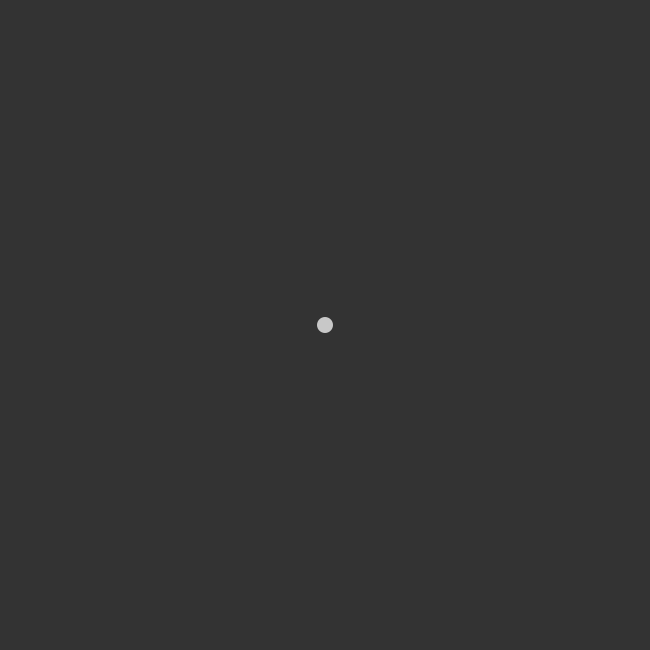
Frame 1 (no input)
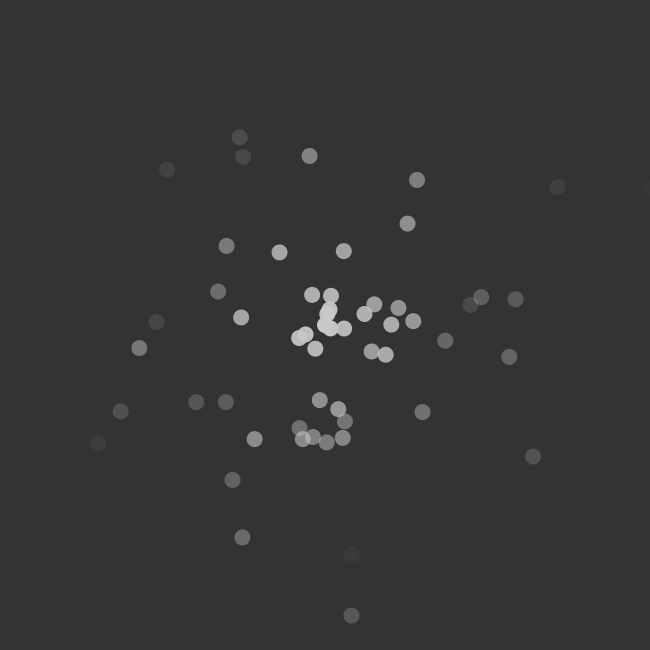
Frame 60 (the mouse pressed at the canvas centre just before this capture)
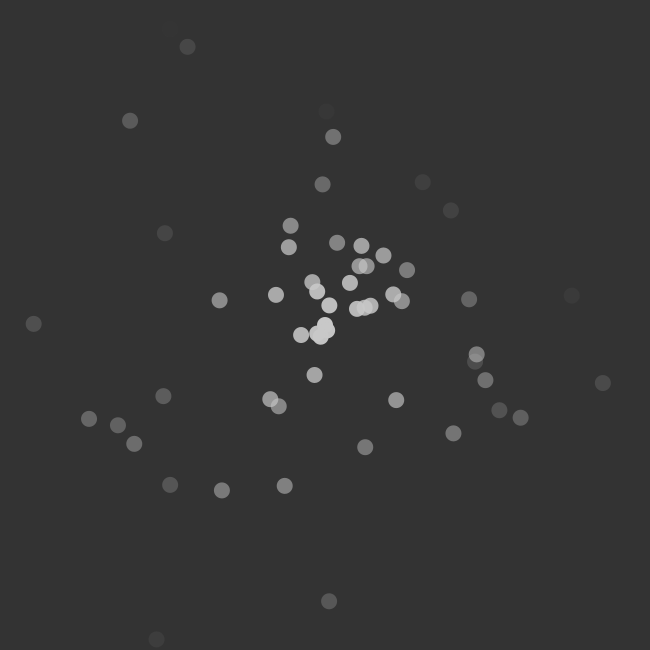
Frame 120 (the mouse held since frame 60 and released just before this capture)

The Processing sketch that drew these frames (run headless with seeded random() and noise(); from frame 60 on, the mouse is pressed at the canvas centre):

// Processing sketch: Polymorphism
// ── Polymorphism.pde
ArrayList<Particle> particles;

void setup() {
  size(650, 650);
  particles = new ArrayList<Particle>();
}

void draw() {
  background(51);
  particles.add(new Particle());
  for (int i = particles.size() - 1; i >= 0; i--) {
    Particle p = particles.get(i);
    p.render();
    p.update();
    if (p.isDead()) {
      particles.remove(i);
    }
  }
}

// ── Particle.pde
class Particle {
  PVector pos, vel;
  float r, lifespan;
  Particle() {
    this.pos = new PVector(width / 2, height / 2);
    this.vel = PVector.random2D();
    this.vel.mult(random(3, 7));
    this.r = 8;
    this.lifespan = 255;
  }

  boolean isDead() {
    return this.lifespan < 0 && (this.pos.x > width + this.r || this.pos.x < -this.r || this.pos.y > height + this.r || this.pos.y < -this.r);
  }

  void update() {
    this.pos.add(this.vel);
    this.lifespan -= 4.5;
  }

  void render() {
    fill(200, this.lifespan);
    noStroke();
    ellipse(this.pos.x, this.pos.y, this.r * 2, this.r * 2);
  }
}
